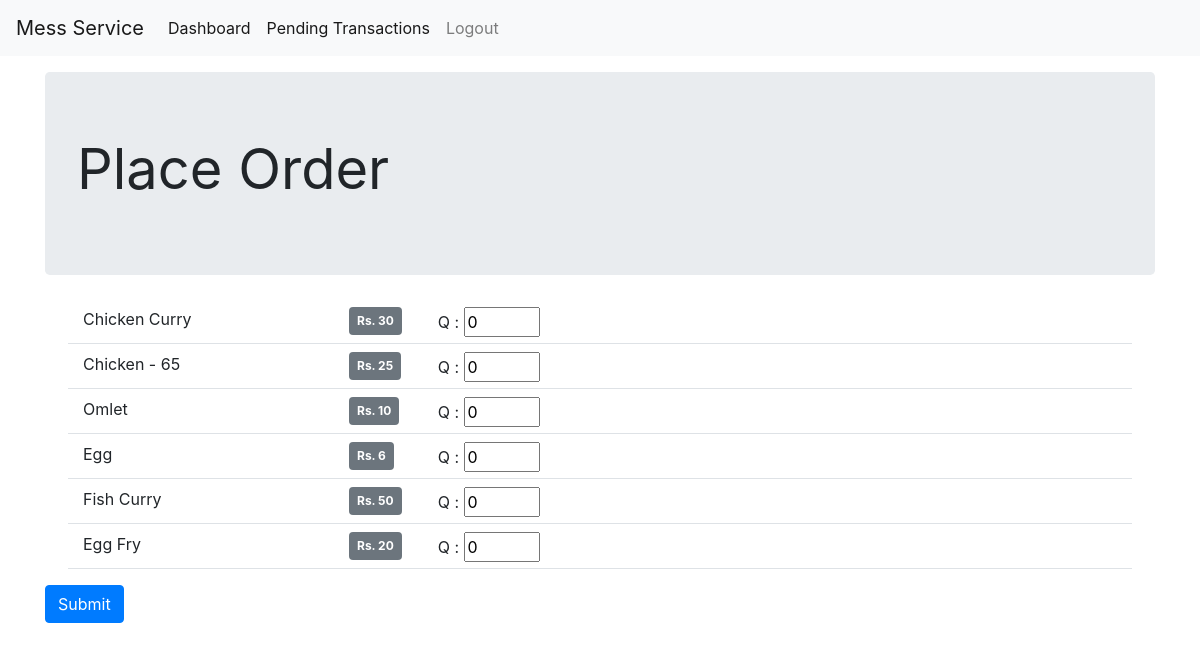
/student/placeorder/ (signed in), run on the app's committed database.
### vendor/models.py (models this page shows, shortened)
class ExtraItems(models.Model):
    item_name = models.CharField(max_length=100, primary_key=True)
    item_cost = models.CharField(max_length=10)

### student/views.py (the view, shortened to what this page needs)
# urls.py: path('placeorder/', order, name='placeorder'),
@login_required
@user_passes_test(check)
def order(request):
    if Transaction.objects.filter(reg_id__user=request.user, status='P').count() >= 10:
        flag = True
        return render(request, 'student/order.html', {'flag': flag})
    extraItems = ExtraItems.objects.all()
    content = {
        "extraItems": extraItems,
    }
    return render(request, 'student/order.html', content)

### student/views.py (called while the page is built)
def check(user):
    return Student.objects.filter(user=user).exists()

### templates/student/order.html (shortened to what this page needs)
{% extends 'base.html' %}
{% load static %}
{% block body %}
<nav class="navbar navbar-expand-lg navbar-light bg-light mb-3">
    <a class="navbar-brand" href="#">Mess Service</a>
    <div class="collapse navbar-collapse" id="navbarSupportedContent">
        <ul class="navbar-nav mr-auto">
            <li class="nav-item active">
                <a class="nav-link" href="{% url 'student:dashboard'%}">Dashboard </a>
            </li>
            <li class="nav-item active">
                <a class="nav-link" href="{% url 'student:pending'%}">Pending Transactions </a>
              </li>
            <li class=" nav-item">
                <a class="nav-link" href="{% url 'accounts:logout' %}">Logout</a>
            </li>
        </ul>
    </div>
</nav>
<div class="container">
    {% if flag %}
     <div class="jumbotron">
        <h1 class="display-4"><strong>You have exceeded total no of pending transactions : 3</strong> </h1>
    </div>
    {% else %}
    <div class="jumbotron">
        <h1 class="display-4"><strong>Place Order</strong> </h1>
    </div>
    <form class="form-signin" method="POST">
        <div class="form-group">
            <div class="container">
                {% for extraItem in extraItems %}
                <div class="row m-2 border-bottom">
                    <div class="col-3"><label>{{extraItem.item_name}} </label></div>
                    <div class="col-1"><label class="badge badge-secondary p-2">Rs. {{extraItem.item_cost}} </label>
                    </div>
                    <div class="col-4">
                        <label>Q : </label>
                        <input class="mr-2" type="number" name="{{extraItem.item_name}}" min="0" max="5" value=0 />
                    </div>
                </div>
                {% endfor %}
            </div>
        </div>
        <div class="form-group">
            <input type="submit" class="btn btn-primary">
        </div>
    </form>
    {% endif %}
</div>
{% endblock %}

### data on the page
ExtraItems: item_name "Chicken Curry", item_cost "30"
ExtraItems: item_name "Chicken - 65", item_cost "25"
ExtraItems: item_name "Omlet", item_cost "10"
ExtraItems: item_name "Egg", item_cost "6"
ExtraItems: item_name "Fish Curry", item_cost "50"
ExtraItems: item_name "Egg Fry", item_cost "20"
